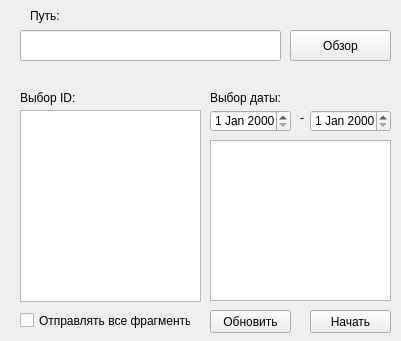
<?xml version="1.0" encoding="UTF-8"?>
<ui version="4.0">
 <class>MainWindow</class>
 <widget class="QMainWindow" name="MainWindow">
  <property name="geometry">
   <rect>
    <x>0</x>
    <y>0</y>
    <width>401</width>
    <height>341</height>
   </rect>
  </property>
  <property name="windowTitle">
   <string>SohoTransfer</string>
  </property>
  <widget class="QWidget" name="centralwidget">
   <widget class="QLineEdit" name="lineEdit">
    <property name="geometry">
     <rect>
      <x>20</x>
      <y>30</y>
      <width>261</width>
      <height>31</height>
     </rect>
    </property>
   </widget>
   <widget class="QLabel" name="label">
    <property name="geometry">
     <rect>
      <x>30</x>
      <y>0</y>
      <width>111</width>
      <height>31</height>
     </rect>
    </property>
    <property name="text">
     <string>Путь:</string>
    </property>
   </widget>
   <widget class="QPushButton" name="pushButton">
    <property name="geometry">
     <rect>
      <x>290</x>
      <y>30</y>
      <width>101</width>
      <height>31</height>
     </rect>
    </property>
    <property name="text">
     <string>Обзор</string>
    </property>
   </widget>
   <widget class="QListWidget" name="listWidget">
    <property name="geometry">
     <rect>
      <x>20</x>
      <y>110</y>
      <width>181</width>
      <height>192</height>
     </rect>
    </property>
   </widget>
   <widget class="QLabel" name="label_2">
    <property name="geometry">
     <rect>
      <x>20</x>
      <y>90</y>
      <width>111</width>
      <height>16</height>
     </rect>
    </property>
    <property name="text">
     <string>Выбор ID:</string>
    </property>
   </widget>
   <widget class="QCheckBox" name="checkBox">
    <property name="geometry">
     <rect>
      <x>20</x>
      <y>310</y>
      <width>171</width>
      <height>21</height>
     </rect>
    </property>
    <property name="text">
     <string>Отправлять все фрагменты</string>
    </property>
   </widget>
   <widget class="QDateEdit" name="dateEdit">
    <property name="geometry">
     <rect>
      <x>210</x>
      <y>110</y>
      <width>81</width>
      <height>22</height>
     </rect>
    </property>
   </widget>
   <widget class="QListWidget" name="listWidget_2">
    <property name="geometry">
     <rect>
      <x>210</x>
      <y>140</y>
      <width>181</width>
      <height>161</height>
     </rect>
    </property>
   </widget>
   <widget class="QPushButton" name="pushButton_2">
    <property name="geometry">
     <rect>
      <x>310</x>
      <y>310</y>
      <width>81</width>
      <height>23</height>
     </rect>
    </property>
    <property name="styleSheet">
     <string notr="true"/>
    </property>
    <property name="text">
     <string>Начать</string>
    </property>
   </widget>
   <widget class="QPushButton" name="pushButton_3">
    <property name="geometry">
     <rect>
      <x>210</x>
      <y>310</y>
      <width>81</width>
      <height>23</height>
     </rect>
    </property>
    <property name="text">
     <string>Обновить</string>
    </property>
   </widget>
   <widget class="QLabel" name="label_4">
    <property name="geometry">
     <rect>
      <x>210</x>
      <y>90</y>
      <width>111</width>
      <height>16</height>
     </rect>
    </property>
    <property name="text">
     <string>Выбор даты:</string>
    </property>
   </widget>
   <widget class="QDateEdit" name="dateEdit_2">
    <property name="geometry">
     <rect>
      <x>310</x>
      <y>110</y>
      <width>81</width>
      <height>22</height>
     </rect>
    </property>
   </widget>
   <widget class="QLabel" name="label_3">
    <property name="geometry">
     <rect>
      <x>300</x>
      <y>110</y>
      <width>16</width>
      <height>16</height>
     </rect>
    </property>
    <property name="text">
     <string>-</string>
    </property>
   </widget>
  </widget>
 </widget>
 <resources/>
 <connections/>
</ui>
